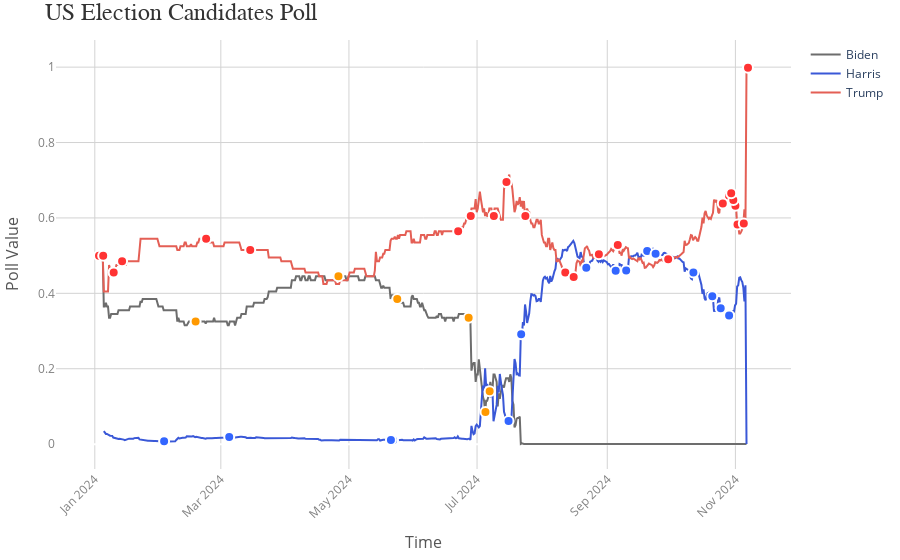

Notebook cell for this chart:
### Code cell
import plotly.graph_objects as go
import pandas as pd
import json
from datetime import datetime
from ipywidgets import interact, widgets

# Load your data
def load_data(path):
    with open(path, 'r') as f:
        data = json.load(f)
        df = pd.DataFrame(data)
        df['time'] = pd.to_datetime(df['time'], unit="s").dt.tz_localize('UTC').dt.tz_convert('US/Eastern')
        return df

# Load election data
df_biden = load_data('data/polymarket_biden.json')
df_harris = load_data('data/polymarket_harris.json')
df_trump = load_data('data/polymarket_trump.json')

# Load events data for markers
with open('data/top_100_impactful_events.json', 'r') as f:
    events = json.load(f)

# Create plotly figure
fig = go.Figure()

# Add traces (lines for each candidate) with hovertemplate
fig.add_trace(go.Scatter(x=df_biden['time'], y=df_biden['value'], mode='lines', name='Biden', 
                         line=dict(color='#6D6D6D', width=2, dash='solid'),
                         customdata=df_biden['value'],
                         hovertemplate='时间: %{x}<br>Biden: %{customdata}<extra></extra>'))
fig.add_trace(go.Scatter(x=df_harris['time'], y=df_harris['value'], mode='lines', name='Harris', 
                         line=dict(color='#3A58D7', width=2, dash='solid'),
                         customdata=df_harris['value'],
                         hovertemplate='时间: %{x}<br>Harris: %{customdata}<extra></extra>'))
fig.add_trace(go.Scatter(x=df_trump['time'], y=df_trump['value'], mode='lines', name='Trump', 
                         line=dict(color='#E45F55', width=2, dash='solid'),
                         customdata=df_trump['value'],
                         hovertemplate='时间: %{x}<br>Trump: %{customdata}<extra></extra>'))


# Add event markers along the curves with hovertemplate for event title
for event in events:
    event_time = pd.to_datetime(event['date']).tz_localize('US/Eastern') 
    
    # Determine the closest candidate curve to place the event marker
    if event['impact_on'] == 'Biden':
        color = '#FF9900'
        df_event = df_biden
    elif event['impact_on'] == 'Trump':
        color = '#FF3333'
        df_event = df_trump
    else:
        color = '#3366FF'  # Harris
        df_event = df_harris
    
    closest_index = (df_event['time'] - event_time).abs().argmin()
    event_value = df_event.iloc[closest_index]['value']
    
    title = event['event'].split(":")[0]  # Extract event title

    # Add event marker along the curve (circle instead of triangle) with showlegend=False
    fig.add_trace(go.Scatter(
        x=[event_time], 
        y=[event_value],  
        mode='markers',
        marker=dict(color=color, size=10, symbol='circle', line=dict(width=2, color='white')),
        showlegend=False,  # Do not show event markers in the legend
        hovertemplate=f"Event: {title}<br>Date: {event['date']}<br>Impact on: {event['impact_on']}<extra></extra>"  # Title shown on hover
    ))

# Update layout for interactivity
fig.update_layout(
    title="US Election Candidates Poll",
    title_font=dict(size=24, color='#333333', family='Arial, sans-serif'),
    xaxis_title="Time",
    xaxis_title_font=dict(size=16, color='#555555'),
    yaxis_title="Poll Value",
    yaxis_title_font=dict(size=16, color='#555555'),
    hovermode='closest',
    showlegend=True,  # Ensure that only candidate traces are shown in the legend
    plot_bgcolor='white',  # Set background color
    xaxis=dict(
        tickangle=-45,
        showgrid=True,
        gridcolor='lightgray',
        tickfont=dict(size=12, color='gray'),
    ),
    yaxis=dict(
        showgrid=True,  # Show gridlines
        gridcolor='lightgray',
        tickfont=dict(size=12, color='gray')
    ),
    margin=dict(l=40, r=40, t=40, b=80)  # Set margins
)
# Show the chart in the notebook
fig.show()

### Figure 1 — Plotly figure (JSON) as saved in the notebook; plotly's stock layout.template omitted (floating-point values rounded to 4 significant figures; data arrays with more than 128 entries replaced by an {"elided": "..."} marker saying what was removed)
{"data": [{"customdata": {"elided": "614 float values"}, "hovertemplate": "时间: %{x}<br>Biden: %{customdata}<extra></extra>", "line": {"color": "#6D6D6D", "dash": "solid", "width": 2}, "mode": "lines", "name": "Biden", "type": "scatter", "x": {"elided": "614 str values"}, "y": {"elided": "614 float values"}}, {"customdata": {"elided": "613 float values"}, "hovertemplate": "时间: %{x}<br>Harris: %{customdata}<extra></extra>", "line": {"color": "#3A58D7", "dash": "solid", "width": 2}, "mode": "lines", "name": "Harris", "type": "scatter", "x": {"elided": "613 str values"}, "y": {"elided": "613 float values"}}, {"customdata": {"elided": "614 float values"}, "hovertemplate": "时间: %{x}<br>Trump: %{customdata}<extra></extra>", "line": {"color": "#E45F55", "dash": "solid", "width": 2}, "mode": "lines", "name": "Trump", "type": "scatter", "x": {"elided": "614 str values"}, "y": {"elided": "614 float values"}}, {"hovertemplate": "Event: Convention lineup showcases future of G.O.P.<br>Date: 2024-07-15<br>Impact on: Trump<extra></extra>", "marker": {"color": "#FF3333", "line": {"color": "white", "width": 2}, "size": 10, "symbol": "circle"}, "mode": "markers", "showlegend": false, "type": "scatter", "x": ["2024-07-15T00:00:00-04:00"], "y": [0.695]}, {"hovertemplate": "Event: Philadelphia DA sues Elon Musk over controversial $1 million voter giveaway<br>Date: 2024-10-29<br>Impact on: Trump<extra></extra>", "marker": {"color": "#FF3333", "line": {"color": "white", "width": 2}, "size": 10, "symbol": "circle"}, "mode": "markers", "showlegend": false, "type": "scatter", "x": ["2024-10-29T00:00:00-04:00"], "y": [0.6585]}, {"hovertemplate": "Event: Loyal Democratic Voters React to Biden Interview With Relief, and Despair<br>Date: 2024-07-05<br>Impact on: Biden<extra></extra>", "marker": {"color": "#FF9900", "line": {"color": "white", "width": 2}, "size": 10, "symbol": "circle"}, "mode": "markers", "showlegend": false, "type": "scatter", "x": ["2024-07-05T00:00:00-04:00"], "y": [0.085]}, {"hovertemplate": "Event: Tim Walz, Oprah and Bill Clinton deliver the biggest moments on day three of the Democratic National Convention<br>Date: 2024-08-22<br>Impact on: Harris<extra></extra>", "marker": {"color": "#3366FF", "line": {"color": "white", "width": 2}, "size": 10, "symbol": "circle"}, "mode": "markers", "showlegend": false, "type": "scatter", "x": ["2024-08-22T00:00:00-04:00"], "y": [0.468]}, {"hovertemplate": "Event: Biden says he's ready for election debate with Trump<br>Date: 2024-04-26<br>Impact on: Biden<extra></extra>", "marker": {"color": "#FF9900", "line": {"color": "white", "width": 2}, "size": 10, "symbol": "circle"}, "mode": "markers", "showlegend": false, "type": "scatter", "x": ["2024-04-26T00:00:00-04:00"], "y": [0.445]}, {"hovertemplate": "Event: It 2024, and the Candidates Are Campaigning at a Furious Pace<br>Date: 2024-01-03<br>Impact on: Trump<extra></extra>", "marker": {"color": "#FF3333", "line": {"color": "white", "width": 2}, "size": 10, "symbol": "circle"}, "mode": "markers", "showlegend": false, "type": "scatter", "x": ["2024-01-03T00:00:00-05:00"], "y": [0.5]}, {"hovertemplate": "Event: For Harris, Promises to Ukraine Prove Harder to Make Amid G.O.P. Resistance<br>Date: 2024-02-18<br>Impact on: Biden<extra></extra>", "marker": {"color": "#FF9900", "line": {"color": "white", "width": 2}, "size": 10, "symbol": "circle"}, "mode": "markers", "showlegend": false, "type": "scatter", "x": ["2024-02-18T00:00:00-05:00"], "y": [0.325]}, {"hovertemplate": "Event: Asian American voters could be key swing voters<br>Date: 2024-11-01<br>Impact on: Trump<extra></extra>", "marker": {"color": "#FF3333", "line": {"color": "white", "width": 2}, "size": 10, "symbol": "circle"}, "mode": "markers", "showlegend": false, "type": "scatter", "x": ["2024-11-01T00:00:00-04:00"], "y": [0.6325]}, {"hovertemplate": "Event: Judge to decide Friday whether to delay Trump's sentencing in hush money case<br>Date: 2024-09-06<br>Impact on: Trump<extra></extra>", "marker": {"color": "#FF3333", "line": {"color": "white", "width": 2}, "size": 10, "symbol": "circle"}, "mode": "markers", "showlegend": false, "type": "scatter", "x": ["2024-09-06T00:00:00-04:00"], "y": [0.528]}, {"hovertemplate": "Event: FBI Trump gunman's motive still a mystery as new photos released<br>Date: 2024-08-28<br>Impact on: Trump<extra></extra>", "marker": {"color": "#FF3333", "line": {"color": "white", "width": 2}, "size": 10, "symbol": "circle"}, "mode": "markers", "showlegend": false, "type": "scatter", "x": ["2024-08-28T00:00:00-04:00"], "y": [0.5035]}, {"hovertemplate": "Event: In three-hour Rogan interview, Trump reveals 'biggest mistake'<br>Date: 2024-10-26<br>Impact on: Trump<extra></extra>", "marker": {"color": "#FF3333", "line": {"color": "white", "width": 2}, "size": 10, "symbol": "circle"}, "mode": "markers", "showlegend": false, "type": "scatter", "x": ["2024-10-26T00:00:00-04:00"], "y": [0.6385]}, {"hovertemplate": "Event: First hearing in Trump election interference case since immunity ruling<br>Date: 2024-09-05<br>Impact on: Harris<extra></extra>", "marker": {"color": "#3366FF", "line": {"color": "white", "width": 2}, "size": 10, "symbol": "circle"}, "mode": "markers", "showlegend": false, "type": "scatter", "x": ["2024-09-05T00:00:00-04:00"], "y": [0.46]}, {"hovertemplate": "Event: Man charged in Trump assassination plot pleads not guilty<br>Date: 2024-09-30<br>Impact on: Trump<extra></extra>", "marker": {"color": "#FF3333", "line": {"color": "white", "width": 2}, "size": 10, "symbol": "circle"}, "mode": "markers", "showlegend": false, "type": "scatter", "x": ["2024-09-30T00:00:00-04:00"], "y": [0.4905]}, {"hovertemplate": "Event: Georgia DA and judge in Trump election interference case beat primary challengers<br>Date: 2024-05-22<br>Impact on: Harris<extra></extra>", "marker": {"color": "#3366FF", "line": {"color": "white", "width": 2}, "size": 10, "symbol": "circle"}, "mode": "markers", "showlegend": false, "type": "scatter", "x": ["2024-05-22T00:00:00-04:00"], "y": [0.01]}, {"hovertemplate": "Event: Trump appeals Colorado 14th Amendment election disqualification to US Supreme Court<br>Date: 2024-01-05<br>Impact on: Trump<extra></extra>", "marker": {"color": "#FF3333", "line": {"color": "white", "width": 2}, "size": 10, "symbol": "circle"}, "mode": "markers", "showlegend": false, "type": "scatter", "x": ["2024-01-05T00:00:00-05:00"], "y": [0.5]}, {"hovertemplate": "Event: Resurgent Trump Has Democrats in Swing Districts Despondent<br>Date: 2024-07-16<br>Impact on: Harris<extra></extra>", "marker": {"color": "#3366FF", "line": {"color": "white", "width": 2}, "size": 10, "symbol": "circle"}, "mode": "markers", "showlegend": false, "type": "scatter", "x": ["2024-07-16T00:00:00-04:00"], "y": [0.0615]}, {"hovertemplate": "Event: Trump's Microphone Trouble in Milwaukee Leaves Him Seething 2019<br>Date: 2024-11-02<br>Impact on: Trump<extra></extra>", "marker": {"color": "#FF3333", "line": {"color": "white", "width": 2}, "size": 10, "symbol": "circle"}, "mode": "markers", "showlegend": false, "type": "scatter", "x": ["2024-11-02T00:00:00-04:00"], "y": [0.5825]}, {"hovertemplate": "Event: Trump Says He Supports I.V.F. and Calls for Treatment to Remain Legal<br>Date: 2024-02-23<br>Impact on: Trump<extra></extra>", "marker": {"color": "#FF3333", "line": {"color": "white", "width": 2}, "size": 10, "symbol": "circle"}, "mode": "markers", "showlegend": false, "type": "scatter", "x": ["2024-02-23T00:00:00-05:00"], "y": [0.545]}, {"hovertemplate": "Event: How the roads not taken have shaped the 2024 race for the White House<br>Date: 2024-10-31<br>Impact on: Trump<extra></extra>", "marker": {"color": "#FF3333", "line": {"color": "white", "width": 2}, "size": 10, "symbol": "circle"}, "mode": "markers", "showlegend": false, "type": "scatter", "x": ["2024-10-31T00:00:00-04:00"], "y": [0.6475]}, {"hovertemplate": "Event: Kamala Harris's doctor reports she's in 'excellent health', as her campaign looks to draw a contrast with Donald Trump<br>Date: 2024-10-12<br>Impact on: Harris<extra></extra>", "marker": {"color": "#3366FF", "line": {"color": "white", "width": 2}, "size": 10, "symbol": "circle"}, "mode": "markers", "showlegend": false, "type": "scatter", "x": ["2024-10-12T00:00:00-04:00"], "y": [0.455]}, {"hovertemplate": "Event: The Biggest Issue on Americans' Minds Is Also a Tough One to Agree On<br>Date: 2024-03-05<br>Impact on: Harris<extra></extra>", "marker": {"color": "#3366FF", "line": {"color": "white", "width": 2}, "size": 10, "symbol": "circle"}, "mode": "markers", "showlegend": false, "type": "scatter", "x": ["2024-03-05T00:00:00-05:00"], "y": [0.019]}, {"hovertemplate": "Event: Atlanta D.A. Defends Qualifications of Outside Lawyer She Hired for Trump Case<br>Date: 2024-01-14<br>Impact on: Trump<extra></extra>", "marker": {"color": "#FF3333", "line": {"color": "white", "width": 2}, "size": 10, "symbol": "circle"}, "mode": "markers", "showlegend": false, "type": "scatter", "x": ["2024-01-14T00:00:00-05:00"], "y": [0.485]}, {"hovertemplate": "Event: Chairman of Trump Shooting Inquiry Brings Personal Experience to the Task<br>Date: 2024-08-12<br>Impact on: Trump<extra></extra>", "marker": {"color": "#FF3333", "line": {"color": "white", "width": 2}, "size": 10, "symbol": "circle"}, "mode": "markers", "showlegend": false, "type": "scatter", "x": ["2024-08-12T00:00:00-04:00"], "y": [0.4555]}, {"hovertemplate": "Event: Trump's 2024 Convention Speech Had More Falsehoods Than His 2016 One<br>Date: 2024-07-24<br>Impact on: Trump<extra></extra>", "marker": {"color": "#FF3333", "line": {"color": "white", "width": 2}, "size": 10, "symbol": "circle"}, "mode": "markers", "showlegend": false, "type": "scatter", "x": ["2024-07-24T00:00:00-04:00"], "y": [0.605]}, {"hovertemplate": "Event: Here's Why Republicans Are Focusing on Voting by Noncitizens<br>Date: 2024-05-21<br>Impact on: Harris<extra></extra>", "marker": {"color": "#3366FF", "line": {"color": "white", "width": 2}, "size": 10, "symbol": "circle"}, "mode": "markers", "showlegend": false, "type": "scatter", "x": ["2024-05-21T00:00:00-04:00"], "y": [0.011]}, {"hovertemplate": "Event: Democrats Will Select Nominee by Aug. 7 in an Online Vote<br>Date: 2024-07-22<br>Impact on: Harris<extra></extra>", "marker": {"color": "#3366FF", "line": {"color": "white", "width": 2}, "size": 10, "symbol": "circle"}, "mode": "markers", "showlegend": false, "type": "scatter", "x": ["2024-07-22T00:00:00-04:00"], "y": [0.2915]}, {"hovertemplate": "Event: As Harris bolsters Biden in 2024, she lays the groundwork for 2028.<br>Date: 2024-02-03<br>Impact on: Harris<extra></extra>", "marker": {"color": "#3366FF", "line": {"color": "white", "width": 2}, "size": 10, "symbol": "circle"}, "mode": "markers", "showlegend": false, "type": "scatter", "x": ["2024-02-03T00:00:00-05:00"], "y": [0.0075]}, {"hovertemplate": "Event: Trump campaign doubles down in final hours of election dash<br>Date: 2024-11-05<br>Impact on: Trump<extra></extra>", "marker": {"color": "#FF3333", "line": {"color": "white", "width": 2}, "size": 10, "symbol": "circle"}, "mode": "markers", "showlegend": false, "type": "scatter", "x": ["2024-11-05T00:00:00-05:00"], "y": [0.5855]}, {"hovertemplate": "Event: Project 2025 plan to empower Trump prompts fears for the future of US democracy<br>Date: 2024-07-15<br>Impact on: Trump<extra></extra>", "marker": {"color": "#FF3333", "line": {"color": "white", "width": 2}, "size": 10, "symbol": "circle"}, "mode": "markers", "showlegend": false, "type": "scatter", "x": ["2024-07-15T00:00:00-04:00"], "y": [0.695]}, {"hovertemplate": "Event: After years of ups and downs, Trump is once again live on Fox News.<br>Date: 2024-01-10<br>Impact on: Trump<extra></extra>", "marker": {"color": "#FF3333", "line": {"color": "white", "width": 2}, "size": 10, "symbol": "circle"}, "mode": "markers", "showlegend": false, "type": "scatter", "x": ["2024-01-10T00:00:00-05:00"], "y": [0.455]}, {"hovertemplate": "Event: Trump called Kamala Harris a communist. Pollster explains how those comments are landing with voters<br>Date: 2024-08-16<br>Impact on: Trump<extra></extra>", "marker": {"color": "#FF3333", "line": {"color": "white", "width": 2}, "size": 10, "symbol": "circle"}, "mode": "markers", "showlegend": false, "type": "scatter", "x": ["2024-08-16T00:00:00-04:00"], "y": [0.443]}, {"hovertemplate": "Event: Supreme Court declines request to put Jill Stein on Nevada 2019s presidential ballot<br>Date: 2024-09-20<br>Impact on: Harris<extra></extra>", "marker": {"color": "#3366FF", "line": {"color": "white", "width": 2}, "size": 10, "symbol": "circle"}, "mode": "markers", "showlegend": false, "type": "scatter", "x": ["2024-09-20T00:00:00-04:00"], "y": [0.5125]}, {"hovertemplate": "Event: Idaho 2024 Democratic caucus results President Biden projected to win<br>Date: 2024-05-24<br>Impact on: Biden<extra></extra>", "marker": {"color": "#FF9900", "line": {"color": "white", "width": 2}, "size": 10, "symbol": "circle"}, "mode": "markers", "showlegend": false, "type": "scatter", "x": ["2024-05-24T00:00:00-04:00"], "y": [0.385]}, {"hovertemplate": "Event: Trump Leads Biden by 5 Percentage Points in Post-Debate Wisconsin Poll<br>Date: 2024-07-09<br>Impact on: Trump<extra></extra>", "marker": {"color": "#FF3333", "line": {"color": "white", "width": 2}, "size": 10, "symbol": "circle"}, "mode": "markers", "showlegend": false, "type": "scatter", "x": ["2024-07-09T00:00:00-04:00"], "y": [0.605]}, {"hovertemplate": "Event: Democrats weigh risks and rewards of losing Biden<br>Date: 2024-07-07<br>Impact on: Biden<extra></extra>", "marker": {"color": "#FF9900", "line": {"color": "white", "width": 2}, "size": 10, "symbol": "circle"}, "mode": "markers", "showlegend": false, "type": "scatter", "x": ["2024-07-07T00:00:00-04:00"], "y": [0.14]}, {"hovertemplate": "Event: African asylum seekers afraid ahead of US election<br>Date: 2024-10-30<br>Impact on: Trump<extra></extra>", "marker": {"color": "#FF3333", "line": {"color": "white", "width": 2}, "size": 10, "symbol": "circle"}, "mode": "markers", "showlegend": false, "type": "scatter", "x": ["2024-10-30T00:00:00-04:00"], "y": [0.6655]}, {"hovertemplate": "Event: Donald Trump is the first convicted felon to be president of the United States and his re-election could thwart further criminal cases against him<br>Date: 2024-11-07<br>Impact on: Trump<extra></extra>", "marker": {"color": "#FF3333", "line": {"color": "white", "width": 2}, "size": 10, "symbol": "circle"}, "mode": "markers", "showlegend": false, "type": "scatter", "x": ["2024-11-07T00:00:00-05:00"], "y": [0.9985]}, {"hovertemplate": "Event: Harris's Georgia challenge<br>Date: 2024-09-24<br>Impact on: Harris<extra></extra>", "marker": {"color": "#3366FF", "line": {"color": "white", "width": 2}, "size": 10, "symbol": "circle"}, "mode": "markers", "showlegend": false, "type": "scatter", "x": ["2024-09-24T00:00:00-04:00"], "y": [0.505]}, {"hovertemplate": "Event: Trump turns ire on Haley as she builds momentum<br>Date: 2024-01-10<br>Impact on: Trump<extra></extra>", "marker": {"color": "#FF3333", "line": {"color": "white", "width": 2}, "size": 10, "symbol": "circle"}, "mode": "markers", "showlegend": false, "type": "scatter", "x": ["2024-01-10T00:00:00-05:00"], "y": [0.455]}, {"hovertemplate": "Event: What time is the Harris v Trump presidential debate? Everything to know<br>Date: 2024-09-10<br>Impact on: Harris<extra></extra>", "marker": {"color": "#3366FF", "line": {"color": "white", "width": 2}, "size": 10, "symbol": "circle"}, "mode": "markers", "showlegend": false, "type": "scatter", "x": ["2024-09-10T00:00:00-04:00"], "y": [0.4605]}, {"hovertemplate": "Event: Trump's VP announcement will come by next Monday<br>Date: 2024-07-09<br>Impact on: Trump<extra></extra>", "marker": {"color": "#FF3333", "line": {"color": "white", "width": 2}, "size": 10, "symbol": "circle"}, "mode": "markers", "showlegend": false, "type": "scatter", "x": ["2024-07-09T00:00:00-04:00"], "y": [0.605]}, {"hovertemplate": "Event: Harris Sets Record for Biggest Fund-Raising Quarter Ever<br>Date: 2024-10-21<br>Impact on: Harris<extra></extra>", "marker": {"color": "#3366FF", "line": {"color": "white", "width": 2}, "size": 10, "symbol": "circle"}, "mode": "markers", "showlegend": false, "type": "scatter", "x": ["2024-10-21T00:00:00-04:00"], "y": [0.3925]}, {"hovertemplate": "Event: Democrats sweat Harris' polls, but strategists say election is 'jump ball'<br>Date: 2024-10-25<br>Impact on: Harris<extra></extra>", "marker": {"color": "#3366FF", "line": {"color": "white", "width": 2}, "size": 10, "symbol": "circle"}, "mode": "markers", "showlegend": false, "type": "scatter", "x": ["2024-10-25T00:00:00-04:00"], "y": [0.3605]}, {"hovertemplate": "Event: Speaker Johnson urges GOP conference to 'stand together' as party defends razor-thin majority<br>Date: 2024-03-15<br>Impact on: Trump<extra></extra>", "marker": {"color": "#FF3333", "line": {"color": "white", "width": 2}, "size": 10, "symbol": "circle"}, "mode": "markers", "showlegend": false, "type": "scatter", "x": ["2024-03-15T00:00:00-04:00"], "y": [0.515]}, {"hovertemplate": "Event: RNC laser-focused on vote monitoring, committed to enlisting 100,000 poll volunteers<br>Date: 2024-06-22<br>Impact on: Trump<extra></extra>", "marker": {"color": "#FF3333", "line": {"color": "white", "width": 2}, "size": 10, "symbol": "circle"}, "mode": "markers", "showlegend": false, "type": "scatter", "x": ["2024-06-22T00:00:00-04:00"], "y": [0.565]}, {"hovertemplate": "Event: 8 things to watch for in CNN's 2024 debate between Biden and Trump<br>Date: 2024-06-27<br>Impact on: Biden<extra></extra>", "marker": {"color": "#FF9900", "line": {"color": "white", "width": 2}, "size": 10, "symbol": "circle"}, "mode": "markers", "showlegend": false, "type": "scatter", "x": ["2024-06-27T00:00:00-04:00"], "y": [0.335]}, {"hovertemplate": "Event: Trump relishes a winning streak on the debate stage and in the courts<br>Date: 2024-06-28<br>Impact on: Trump<extra></extra>", "marker": {"color": "#FF3333", "line": {"color": "white", "width": 2}, "size": 10, "symbol": "circle"}, "mode": "markers", "showlegend": false, "type": "scatter", "x": ["2024-06-28T00:00:00-04:00"], "y": [0.605]}, {"hovertemplate": "Event: How the assassination attempt on Trump unfolded<br>Date: 2024-07-15<br>Impact on: Trump<extra></extra>", "marker": {"color": "#FF3333", "line": {"color": "white", "width": 2}, "size": 10, "symbol": "circle"}, "mode": "markers", "showlegend": false, "type": "scatter", "x": ["2024-07-15T00:00:00-04:00"], "y": [0.695]}, {"hovertemplate": "Event: CNN Polls Harris has a narrow edge in Michigan and Wisconsin, while she and Trump remain tied in Pennsylvania<br>Date: 2024-10-29<br>Impact on: Harris<extra></extra>", "marker": {"color": "#3366FF", "line": {"color": "white", "width": 2}, "size": 10, "symbol": "circle"}, "mode": "markers", "showlegend": false, "type": "scatter", "x": ["2024-10-29T00:00:00-04:00"], "y": [0.3415]}], "layout": {"autosize": true, "hovermode": "closest", "margin": {"b": 80, "l": 40, "r": 40, "t": 40}, "plot_bgcolor": "white", "showlegend": true, "title": {"font": {"color": "#333333", "family": "Arial, sans-serif", "size": 24}, "text": "US Election Candidates Poll"}, "xaxis": {"autorange": true, "gridcolor": "lightgray", "range": ["2023-12-14 05:28:10.7237", "2024-11-26 18:31:49.2763"], "showgrid": true, "tickangle": -45, "tickfont": {"color": "gray", "size": 12}, "title": {"font": {"color": "#555555", "size": 16}, "text": "Time"}, "type": "date"}, "yaxis": {"autorange": true, "gridcolor": "lightgray", "range": [-0.08344, 1.089], "showgrid": true, "tickfont": {"color": "gray", "size": 12}, "title": {"font": {"color": "#555555", "size": 16}, "text": "Poll Value"}, "type": "linear"}}}
